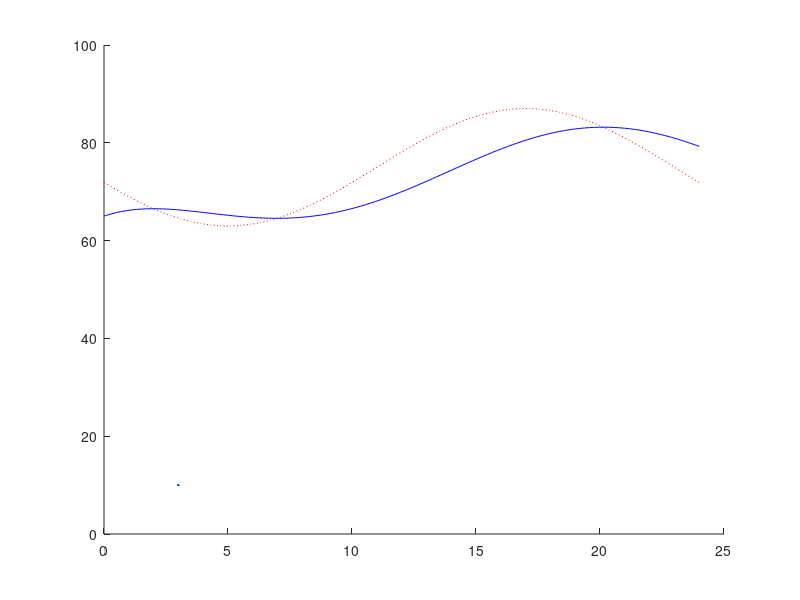

Recreate this plot in MATLAB. (Note: this script raises an error after producing the figure.)
clear;close;clc;
%% Section C graphing:
%% Variables
% Variables of the calculation range:
ti = 0; % t initial
tf = 24; % t final
npts = 240; % step count
t = linspace(ti,tf,npts); % full t range for output

%% M(t) calculation
% Function
function Tm = Tout(t, Mo)
    Tm = Mo - 12*cos(pi*((t-5)/12));  
end

% Matrix
M = Tout(t,75);

%% T(t) calculation
% Function
function T = Tin(t)
    theta = (pi*(t-5))/12;
    Th = 14.3*exp(-1*(t/4));
    Tp = (36/(9+(pi^2)))*(3*cos(theta)+pi*sin(theta));
    T = 75-Th-Tp;
end

% Matrix
T = Tin(t);

%% Critical points
[Tmin, tmin] = min(T);
[Tmax, tmax] = max(T);

%% Plotting
figure
hold on 
ToutPlot = plot(t,M,":r");
TinPlot = plot(t,T,"-b",LineWidth=3,MarkerSize=10);
TminPlot = plot(t(tmin),Tmin,"oG",MarkerSize=30,LineWidth=3);
TmaxPlot = plot(t(tmax),Tmax,"oW",MarkerSize=30,lineWidth=3);
xlabel("Time")
ylabel("*F")
fontsize(32,"points")
legend("Outside Temperature","Inside Temperature","Min temp","Max temp")
hold off